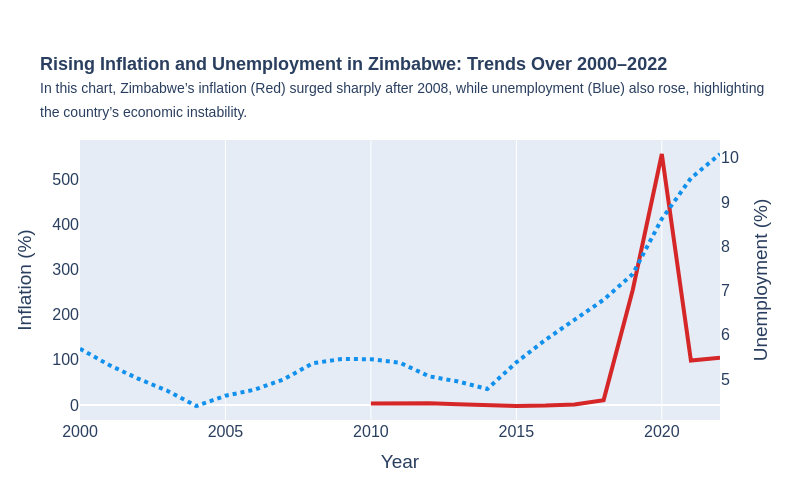

The notebook cell saved with this chart:
### Code cell
# line chart
fig = go.Figure()

# Inflation trace
fig.add_trace(go.Scatter(
    x=years_full,
    y=inflation_vals,
    mode='lines',
    name=f'{most_affected} – Inflation',
    line=dict(width=4, color='#d62728')
))

# Unemployment trace
fig.add_trace(go.Scatter(
    x=years_full,
    y=unemp_vals,
    mode='lines',
    name=f'{most_affected} – Unemployment',
    line=dict(width=4, color='#1191ed', dash='dot'),
    yaxis='y2'
))

# Title and subtitle
fig.update_layout(
    title=(
        f"<b>Rising Inflation and Unemployment in Zimbabwe: Trends Over 2000–2022</b><br>"
        "<span style='font-size: 14px'>In this chart, Zimbabwe’s inflation (Red) surged sharply after 2008, while unemployment (Blue) also rose, highlighting<br>the country’s economic instability."
    ),
    title_font_size=18,
    font=dict(family='Helvetica', size=16),
    width=800,
    height=500,
    xaxis=dict(title='Year'),
    yaxis=dict(title='Inflation (%)', showgrid=False),
    yaxis2=dict(title='Unemployment (%)', overlaying='y', side='right', showgrid=False),
    legend_title="Indicators",
    margin={'t':140},
    showlegend=False
)
fig.show()

### Figure 1 — Plotly figure (JSON) as saved in the notebook; plotly's stock layout.template omitted (floating-point values rounded to 4 significant figures)
{"data": [{"line": {"color": "#d62728", "width": 4}, "mode": "lines", "name": "Zimbabwe – Inflation", "type": "scatter", "x": [2000, 2001, 2002, 2003, 2004, 2005, 2006, 2007, 2008, 2009, 2010, 2011, 2012, 2013, 2014, 2015, 2016, 2017, 2018, 2019, 2020, 2021, 2022], "y": [null, null, null, null, null, null, null, null, null, null, 3.023, 3.466, 3.725, 1.635, -0.1978, -2.431, -1.544, 0.894, 10.62, 255.3, 557.2, 98.55, 104.7]}, {"line": {"color": "#1191ed", "dash": "dot", "width": 4}, "mode": "lines", "name": "Zimbabwe – Unemployment", "type": "scatter", "x": [2000, 2001, 2002, 2003, 2004, 2005, 2006, 2007, 2008, 2009, 2010, 2011, 2012, 2013, 2014, 2015, 2016, 2017, 2018, 2019, 2020, 2021, 2022], "y": [5.684, 5.318, 5.007, 4.735, 4.39, 4.622, 4.759, 4.991, 5.357, 5.453, 5.447, 5.368, 5.061, 4.943, 4.774, 5.377, 5.886, 6.344, 6.793, 7.373, 8.621, 9.54, 10.09], "yaxis": "y2"}], "layout": {"font": {"family": "Helvetica", "size": 16}, "height": 500, "legend": {"title": {"text": "Indicators"}}, "margin": {"t": 140}, "showlegend": false, "title": {"font": {"size": 18}, "text": "<b>Rising Inflation and Unemployment in Zimbabwe: Trends Over 2000–2022</b><br><span style='font-size: 14px'>In this chart, Zimbabwe’s inflation (Red) surged sharply after 2008, while unemployment (Blue) also rose, highlighting<br>the country’s economic instability."}, "width": 800, "xaxis": {"title": {"text": "Year"}}, "yaxis": {"showgrid": false, "title": {"text": "Inflation (%)"}}, "yaxis2": {"overlaying": "y", "showgrid": false, "side": "right", "title": {"text": "Unemployment (%)"}}}}
